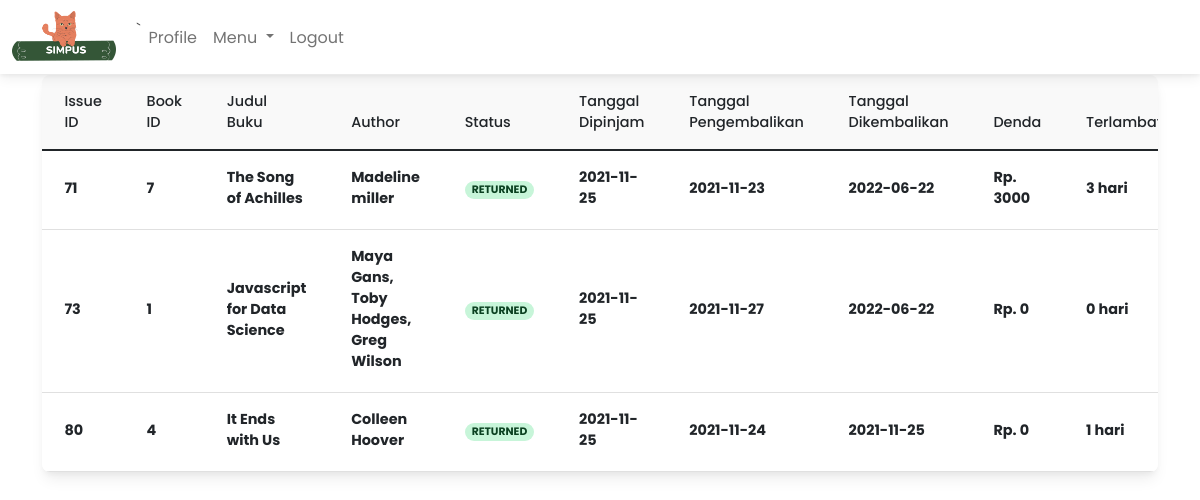
/dafreturn.php (signed in), run on the app's committed database.
### tables this page shows
CREATE TABLE `anggota` (
  `id` int(100) NOT NULL,
  `first` varchar(100) NOT NULL,
  `last` varchar(100) NOT NULL,
  `username` varchar(100) NOT NULL,
  `password` varchar(100) NOT NULL,
  `NIM` int(100) NOT NULL,
  `email` varchar(100) NOT NULL,
  `contact` varchar(100) NOT NULL,
  `pic` varchar(100) NOT NULL
);

CREATE TABLE `issue_book` (
  `issueid` int(100) NOT NULL,
  `username` varchar(100) NOT NULL,
  `bid` int(100) NOT NULL,
  `approve` varchar(100) NOT NULL,
  `issue` varchar(100) NOT NULL DEFAULT '-',
  `return` varchar(100) NOT NULL DEFAULT '-',
  `returned` varchar(100) NOT NULL DEFAULT '-',
  `denda` int(100) NOT NULL,
  `late` int(100) NOT NULL
);

CREATE TABLE `books` (
  `bid` int(100) NOT NULL,
  `cover` varchar(100) NOT NULL,
  `name` varchar(100) NOT NULL,
  `authors` varchar(100) NOT NULL,
  `status` varchar(100) NOT NULL,
  `quantity` int(100) NOT NULL
);

### dafreturn.php (the view, shortened to what this page needs)
<?php
  include "connect.php";
?>
<!DOCTYPE html>
<html lang="en">
  <head>
    <link rel="stylesheet" href="assets/css/mdb.min.css"/>
  </head>
  <body style="font-family:Poppins; margin-top: 75px;">
    <header>
      <?php
        include "navbar.php";
      ?>
    </header>
    <?php
    if(isset($_SESSION['login_user'])){
        $ret='RETURNED';
        $exp='EXPIRED';
        $sql="SELECT anggota.username,NIM,books.bid,name,authors,approve,issue,issue_book.return,issue_book.returned,issueid,denda,late FROM anggota
              inner join issue_book ON anggota.username=issue_book.username inner join books ON issue_book.bid=books.bid WHERE issue_book.username ='$_SESSION[login_user]'";
        $res=mysqli_query($mysqli,$sql);
        ?>
            <div class="container my-8">
              <div class="shadow-4 rounded-5 overflow-hidden">
                <table class="table align-middle mb-0 bg-white">
                  <thead class="bg-light">
                    <tr>
                        <th><?php echo "Issue ID";?></th>
                        <th><?php echo "Book ID";?></th>
                        <th><?php echo "Judul Buku";?></th>
                        <th><?php echo "Author";?></th>
                        <th><?php echo "Status";?></th>
                        <th><?php echo "Tanggal Dipinjam";?></th>
                        <th><?php echo "Tanggal Pengembalikan";?></th>
                        <th><?php echo "Tanggal Dikembalikan";?></th>
                        <th><?php echo "Denda";?></th>
                        <th><?php echo "Terlambat";?></th>
                    </tr>
                  </thead>
                  <tbody>
    <?php   while($row=mysqli_fetch_assoc($res))
            {
                if($row['approve']==$exp||$row['approve']==$ret){?>
                    <tr>
                      <td>
                        <div class="fw-bold mb-1">
                          <?php echo $row['issueid'];?>
                        </div>
                      </td>
                      <td>
                        <div class="fw-bold mb-1">
                          <?php echo $row['bid'];?>
                        </div>
                      </td>
                      <td>
                        <div class="fw-bold mb-1">
                          <?php echo $row['name'];?>
                        </div>
                      </td>
                      <td>
                        <div class="fw-bold mb-1">
                          <?php echo $row['authors'];?>
                        </div>
                      </td>
                      <td>
                  <?php if($row['approve'] == $exp) { ?>
                          <div class="badge badge-danger rounded-pill">
                            <?php echo $row['approve'];?>
                          </div>
                  <?php }
                        else if($row['approve'] == $ret){?>
                          <div class="badge badge-success rounded-pill">
                            <?php echo $row['approve'];?>
                          </div>
                  <?php } ?>
                      </td>
                      <td>
                        <div class="fw-bold mb-1">
                          <?php echo $row['issue'];?>
                        </div>
                      </td>
                      <td>
                        <div class="fw-bold mb-1">
                          <?php echo $row['return'];?>
                        </div>
                      </td>
                      <td>
                        <div class="fw-bold mb-1">
                          <?php echo $row['returned'];?>
                        </div>
                      </td>
                      <td>
                        <div class="fw-bold mb-1">
                          <?php echo "Rp. "; echo $row['denda']; ?>
                        </div>
                      </td>
                      <td>
                        <div class="fw-bold mb-1">
                          <?php echo $row['late']; echo " hari";?>
                        </div>
                      </td>
                    </tr>
      <?php   }
              else{
                continue;
              }
            }?>
                  </tbody>
                </table>
              </div>
            </div>
<?php }?>
</body>
</html>

### data on the page
anggota: issue_book.issueid "71", books.bid "7", books.name "The Song of Achilles", books.authors "Madeline miller", issue_book.approve "RETURNED", issue_book.issue "2021-11-25", issue_book.return "2021-11-23", issue_book.returned "2022-06-22", issue_book.denda "3000", issue_book.late "3", issue_book.issueid "73", books.bid "1", books.name "Javascript for Data Science", books.authors "Maya Gans, Toby Hodges, Greg Wilson", issue_book.return "2021-11-27", issue_book.denda "0", issue_book.late "0", issue_book.issueid "80", books.bid "4", books.name "It Ends with Us", books.authors "Colleen Hoover", issue_book.return "2021-11-24", issue_book.returned "2021-11-25", issue_book.late "1"
